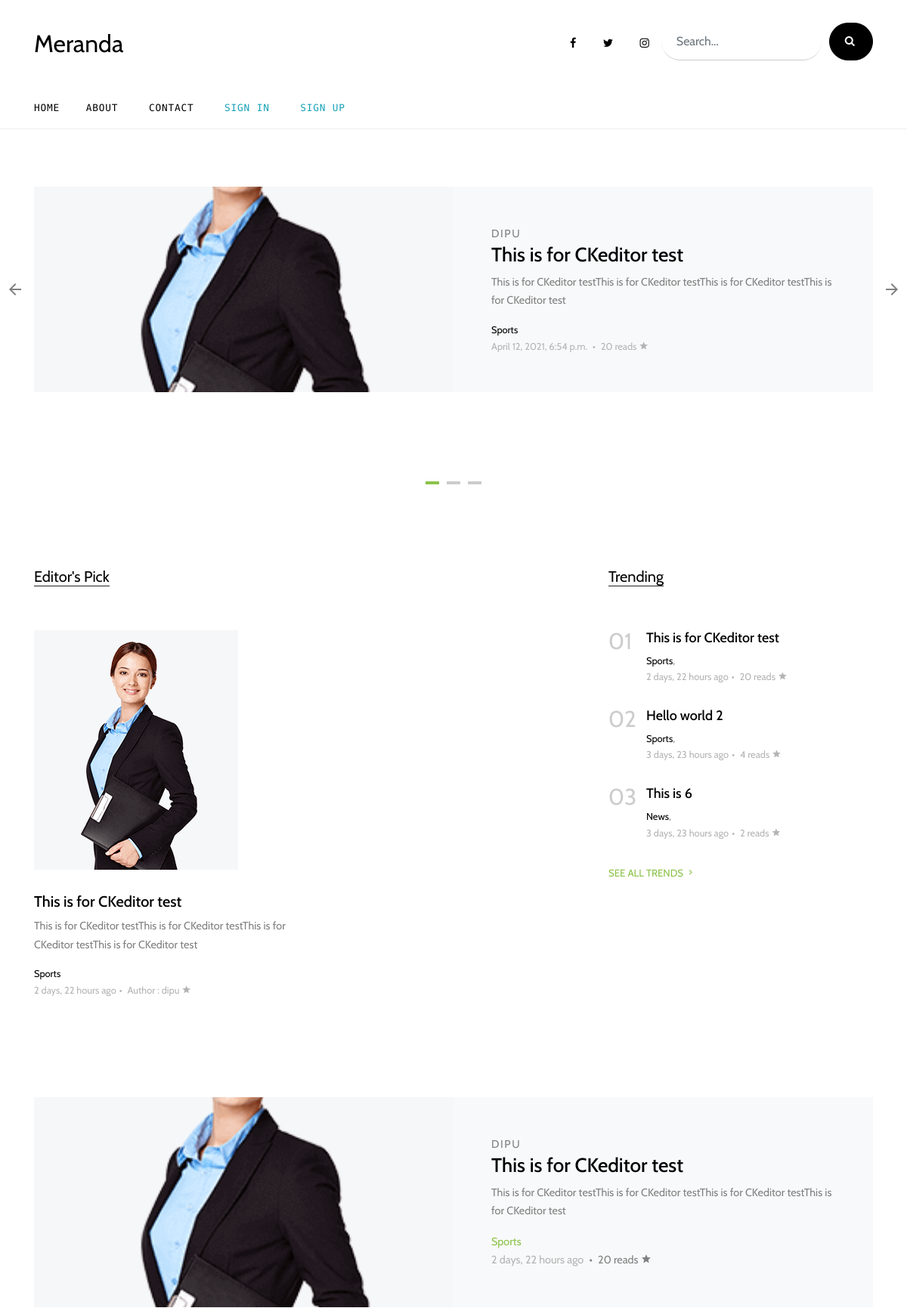
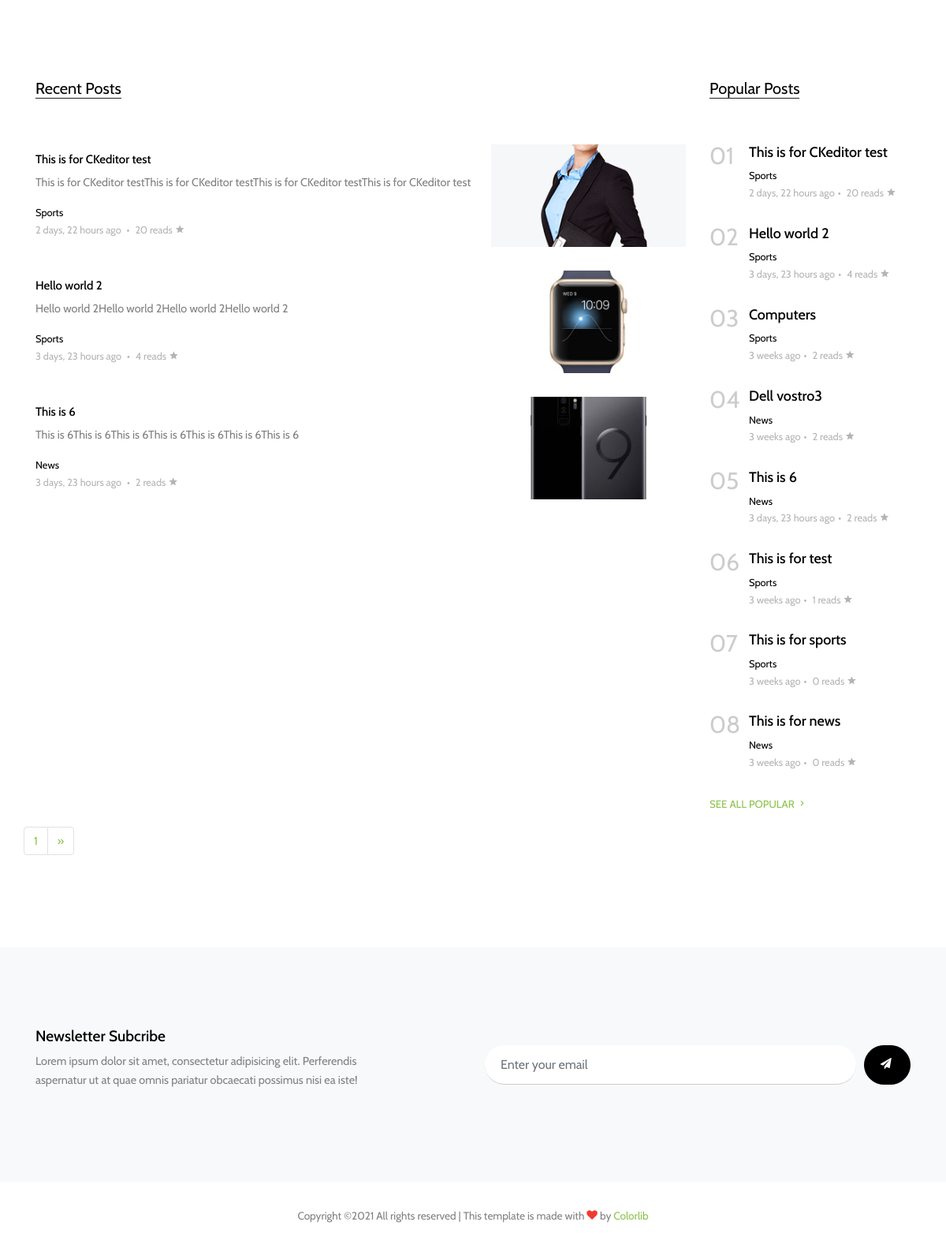
The page / on the database its author committed (2 pictures, top to bottom).
### blogapp/models.py (models this page shows, shortened)
class Post(models.Model):
    title = models.CharField(max_length=100)
    overview = models.TextField()
    slug = models.SlugField(blank=True, null=True)
    body_text = RichTextUploadingField()
    time_upload = models.DateTimeField(auto_now_add=True)
    author = models.ForeignKey(Author, on_delete=models.CASCADE)
    thumbnail = models.ImageField(upload_to='thumbnails')
    publish = models.BooleanField()
    category = models.ManyToManyField(Category)
    read = models.IntegerField(default=0)
    class Meta:
        ordering = ['-pk']

class Author(models.Model):
    user = models.OneToOneField(User, on_delete=models.CASCADE)
    rate = models.IntegerField(default=0)
    def __str__(self):
        return self.user.username

class Category(models.Model):
    title = models.CharField(max_length=20)

### blogapp/views.py (the view)
# urls.py: path('', index, name='home'),
def index(request):
    if request.method == 'GET':
        email = request.GET.get('email')
        if email:
            Subcribe(email=email).save()
    week_ago = datetime.date.today() - datetime.timedelta(days=7)
    trends = Post.objects.filter(time_upload__gte = week_ago).order_by('-read')
    pop_post = Post.objects.order_by('-read')
    TopAuthors = Author.objects.order_by('-rate')[:4]
    AuthorsPost = [Post.objects.filter(author = author).first() for author in TopAuthors]
    posts = Post.objects.filter(publish=True).order_by('-id')
    all_posts = Paginator(Post.objects.filter(publish=True), 3)
    page = request.GET.get('page')
    try:
        posts = all_posts.page(page)
    except PageNotAnInteger:
        posts = all_posts.page(1)
    except EmptyPage:
        posts = all_posts.page(all_posts.num_pages)
    context = {
        'posts': posts,
        'trends': trends[:5],
        'author_post': AuthorsPost,
        'pop_post': pop_post[:9]
        }
    return render(request, 'index.html', context)

### templates/index.html (shortened to what this page needs)
{% extends 'base.html' %}
{% load static %}
{% block content %}
    <div class="site-section py-0">
      <div class="owl-carousel hero-slide owl-style">
      {% for post in posts|slice:":5" %}
        <div class="site-section">
          <div class="container">
            <div class="half-post-entry d-block d-lg-flex bg-light">
              <div class="img-bg" style="background-image: url({{ post.thumbnail.url }})"></div>
              <div class="contents">
                <span class="caption">{{ post.author.user.username }}</span>
                <h2><a href="blog-single.html">{{ post.title }}</a></h2>
                <p class="mb-3">{{ post.overview }}</p>
                <div class="post-meta">
                  <span class="d-block">
                    {% for cat in post.category.all %}
                      <a href="#">{{ cat.title }}</a>
                    {% endfor %}
                  </span>
                  <span class="date-read">{{ post.time_upload }} <span class="mx-1">&bullet;</span> {{ post.read }} reads <span class="icon-star2"></span></span>
                </div>
              </div>
            </div>
          </div>
        </div>
      {% endfor %}
      </div>
    </div>
    <div class="site-section">
      <div class="container">
        <div class="row">
          <div class="col-lg-8">
            <div class="row">
              <div class="col-12">
                <div class="section-title">
                  <h2>Editor's Pick</h2>
                </div>
              </div>
            </div>
            <div class="row">
              <div class="col-md-6">
                <div class="post-entry-1">
                  <a href="post-single.html"><img src="{{ author_post.0.thumbnail.url }}" alt="Image" class="img-fluid"></a>
                  <h2><a href="blog-single.html">{{author_post.0.title}}</a></h2>
                  <p>{{author_post.0.overview}}</p>
                  <div class="post-meta">
                    <span class="d-block">
                      {% for cat in author_post.0.category.all %}
                        <a href="#">{{ cat.title }}</a>
                      {% endfor %}
                    </span>
                    <span class="date-read">{{author_post.0.time_upload | timesince}} ago<span class="mx-1">&bullet;</span> <b>Author : </b> {{ author_post.0.author.user.username }} <span class="icon-star2"></span></span>
                  </div>
                </div>
              </div>
              <div class="col-md-6">
              </div>
            </div>
          </div>
          <div class="col-lg-4">
            <div class="section-title">
              <h2>Trending</h2>
            </div>
            {% for trend in trends %}
            <div class="trend-entry d-flex">
              <div class="number align-self-start">0{{forloop.counter}}</div>
              <div class="trend-contents">
                <h2><a href="blog-single.html">{{trend.title}}</a></h2>
                <div class="post-meta">
                  <span class="d-block">
                    {% for cat in trend.category.all %}
                      <a href="#">{{cat.title}}</a>,
                    {% endfor %}
                  </span>
                  <span class="date-read">{{trend.time_upload|timesince}} ago<span class="mx-1">&bullet;</span> {{trend.read}} reads <span class="icon-star2"></span></span>
                </div>
              </div>
            </div>
            {% endfor %}
            <p>
              <a href="{% url 'view_all' 'trending' %}" class="more">See All Trends <span class="icon-keyboard_arrow_right"></span></a>
            </p>
          </div>
        </div>
      </div>
    </div>
    <div class="py-0">
      <div class="container">
        <div class="half-post-entry d-block d-lg-flex bg-light">
          <div class="img-bg" style="background-image: url({{ posts.0.thumbnail.url }})"></div>
          <div class="contents">
            <span class="caption">{{ posts.0.author }}</span>
            <h2><a href="blog-single.html">{{ posts.0.title }}</a></h2>
            <p class="mb-3">{{ posts.0.overview }}</p>
            <div class="posts-meta">
              <span class="d-block">
                    {% for cat in posts.0.category.all %}
                      <a href="#">{{ cat.title }}</a>
                    {% endfor %}
              </span>
              <span class="date-read">{{ posts.0.time_upload|timesince }} ago </span> <span class="mx-1">&bullet;</span> {{ posts.0.read }} reads <span class="icon-star2"></span></span>
            </div>
          </div>
        </div>
      </div>
    </div>
    <div class="site-section">
      <div class="container">
        <div class="row">
          <div class="col-lg-9">
            <div class="section-title">
              <h2>Recent Posts</h2>
            </div>
            {% for post in posts %}
            <div class="post-entry-2 d-flex">
              <div class="thumbnail order-md-2" style="background-image: url({{ post.thumbnail.url }})"></div>
              <div class="contents order-md-1 pl-0">
                <h2><a href="{% url 'post' post.id post.slug %}">{{ post.title }}</a></h2>
                <p class="mb-3">{{ post.overview }}</p>
                <div class="post-meta">
                  <span class="d-block">
                  {% for cat in post.category.all %}
                      <a href="#">{{ cat.title }}</a>
                    {% endfor %}
                  </span>
                  <span class="date-read">{{ post.time_upload|timesince }} ago <span class="mx-1">&bullet;</span> {{ post.read }} reads <span class="icon-star2"></span></span>
                </div>
              </div>
            </div>
            {% endfor %}
          </div>
          <div class="col-lg-3">
            <div class="section-title">
              <h2>Popular Posts</h2>
            </div>
            {% for post in pop_post %}
              <div class="trend-entry d-flex">
                <div class="number align-self-start">0{{ forloop.counter }}</div>
                <div class="trend-contents">
                  <h2><a href="blog-single.html">{{ post.title }}</a></h2>
                  <div class="post-meta">
                    <span class="d-block">
                      {% for cat in post.category.all %}
                        <a href="#">{{ cat.title }}</a>
                      {% endfor %}
                    </span>
                    <span class="date-read">{{ post.time_upload|timesince}} ago<span class="mx-1">&bullet;</span> {{ post.read }} reads <span class="icon-star2"></span></span>
                  </div>
                </div>
              </div>
            {% endfor %}
            <p>
              <a href="{% url 'view_all' 'popular' %}" class="more">See All Popular <span class="icon-keyboard_arrow_right"></span></a>
            </p>
          </div>
        </div>
        <div class="row">
            <nav aria-label="Page navigation example">
              <ul class="pagination">
                    <li class="page-item"><a class="page-link" href="#">{{ posts.number }}</a></li>
                {% if posts.has_next %}
                  <li class="page-item">
                    <a class="page-link" href="?page={{ posts.next_page_number }}" aria-label="Next">
                      <span aria-hidden="true">&raquo;</span>
                    </a>
                  </li>
                {% endif %}
              </ul>
          </nav>
        </div>
      </div>
    </div>
    <div class="site-section subscribe bg-light">
      <div class="container">
        <form action="#" class="row align-items-center">
          <div class="col-md-5 mr-auto">
            <h2>Newsletter Subcribe</h2>
            <p>Lorem ipsum dolor sit amet, consectetur adipisicing elit. Perferendis aspernatur ut at quae omnis pariatur obcaecati possimus nisi ea iste!</p>
          </div>
          <div class="col-md-6 ml-auto">
            <div class="d-flex">
              <input type="email" name="email" class="form-control" placeholder="Enter your email">
              <button type="submit" class="btn btn-secondary" ><span class="icon-paper-plane"></span></button>
            </div>
          </div>
        </form>
      </div>
    </div>
{% endblock content %}

### templates/base.html (shortened to what this page needs)
{% load static %}
<!DOCTYPE html>
<html lang="en">
<head>
  <link rel="stylesheet" href="{% static 'fonts/icomoon/style.css' %}">
  <link rel="stylesheet" href="{% static 'css/bootstrap.min.css' %}">
  <link rel="stylesheet" href="{% static 'css/jquery-ui.css' %}">
  <link rel="stylesheet" href="{% static 'css/owl.carousel.min.css' %}">
  <link rel="stylesheet" href="{% static 'css/owl.theme.default.min.css' %}">
  <link rel="stylesheet" href="{% static 'css/owl.theme.default.min.css' %}">
  <link rel="stylesheet" href="{% static 'css/jquery.fancybox.min.css' %}">
  <link rel="stylesheet" href="{% static 'css/bootstrap-datepicker.css' %}">
  <link rel="stylesheet" href="{% static 'fonts/flaticon/font/flaticon.css' %}">
  <link rel="stylesheet" href="{% static 'css/aos.css' %}">
  <link href="{% static 'css/jquery.mb.YTPlayer.min.css' %}" media="all" rel="stylesheet" type="text/css">
  <link rel="stylesheet" href="{% static 'css/style.css' %}">
</head>
<body data-spy="scroll" data-target=".site-navbar-target" data-offset="300">
  <div class="site-wrap">
    <div class="header-top">
      <div class="container">
        <div class="row align-items-center">
          <div class="col-12 col-lg-6 d-flex">
            <a href="{% url 'home' %}" class="site-logo">
              Meranda
            </a>
          </div>
          <div class="col-12 col-lg-6 ml-auto d-flex">
            <div class="ml-md-auto top-social d-none d-lg-inline-block">
              <a href="#" class="d-inline-block p-3"><span class="icon-facebook"></span></a>
                <a href="#" class="d-inline-block p-3"><span class="icon-twitter"></span></a>
                <a href="#" class="d-inline-block p-3"><span class="icon-instagram"></span></a>
            </div>
            <form action="{% url 'search' %}" class="search-form d-inline-block">
              <div class="d-flex">
                <input type="text" class="form-control" placeholder="Search..." name="q">
                <button type="submit" class="btn btn-secondary" ><span class="icon-search"></span></button>
              </div>
            </form>
          </div>
        </div>
      </div>
      <div class="site-navbar py-2 js-sticky-header site-navbar-target d-none pl-0 d-lg-block" role="banner">
      <div class="container">
        <div class="d-flex align-items-center">
          <div class="mr-auto">
            <nav class="site-navigation position-relative text-right" role="navigation">
              <ul class="site-menu main-menu js-clone-nav mr-auto d-none pl-0 d-lg-block">
                <li class="active">
                  <a href="{% url 'home' %}" class="nav-link text-left">Home</a>
                </li>
                <li>
                  <a href="{% url 'about' %}" class="nav-link text-left">About</a>
                </li>
                <li>
                  <a href="{% url 'contact' %}" class="nav-link text-left">Contact</a>
                </li>
                    {% if user.is_authenticated %}
                        <li><a href="{% url 'account_email' %}" class="nav-link text-right text-info">Change E-mail</a></li>
                        <li><a href="{% url 'account_logout' %}" class="nav-link text-right text-info">Sign Out</a></li>
                    {% else %}
                        <li><a href="{% url 'account_login' %}" class="nav-link text-right text-info">Sign In</a></li>
                        <li><a href="{% url 'account_signup' %}" class="nav-link text-right text-info">Sign Up</a></li>
                    {% endif %}
              </ul>
            </nav>
          </div>
        </div>
      </div>
    </div>
    </div>
    {% block content %}
    {% endblock content %}
    <div class="footer">
      <div class="container">
        <div class="row">
          <div class="col-12">
            <div class="copyright">
                <p>
                    Copyright &copy;<script>document.write(new Date().getFullYear());</script> All rights reserved | This template is made with <i class="icon-heart text-danger" aria-hidden="true"></i> by <a href="https://colorlib.com" target="_blank" >Colorlib</a>
                    </p>
            </div>
          </div>
        </div>
      </div>
    </div>
  </div>
</body>
</html>

### rows shown on the page
Post: thumbnail (picture), author.user.username "DIPU", title "This is for CKeditor test", overview "This is for CKeditor testThis is for CKeditor testThis is for CKeditor testThis is for CKeditor test", time_upload "April 12, 2021, 6:54 p.m.", read "20", time_upload "2 days, 22 hours", author.username "dipu", author.username "DIPU"
Category: title "Sports"
Post: title "Hello world 2", time_upload "3 days, 23 hours", read "4", thumbnail (picture), overview "Hello world 2Hello world 2Hello world 2Hello world 2"
Post: title "This is 6", time_upload "3 days, 23 hours", read "2", thumbnail (picture), overview "This is 6This is 6This is 6This is 6This is 6This is 6This is 6"
Category: title "News"
Post: title "Computers", time_upload "3 weeks", read "2"
Post: title "Dell vostro3", time_upload "3 weeks", read "2"
Post: title "This is for test", time_upload "3 weeks", read "1"
Post: title "This is for sports", time_upload "3 weeks", read "0"
Post: title "This is for news", time_upload "3 weeks", read "0"

### other values the page prints
{{ posts.number }} "1"
